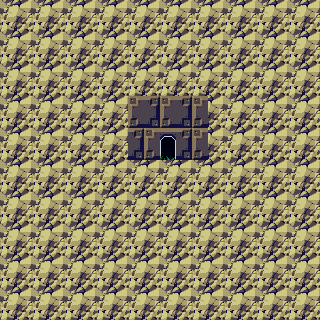

Tiled map render using the project's own tile images. Description and the whole map definition, tile-layer contents included, below:
An orthogonal 20x20 tile map with 16x16 px tiles, 2 tile layers (Capa de patrones 1, Capa de patrones 2), 6 tilesets and 5 objects (DISQUETE, HEALER, PLAYER, DOOR, CAMERA).

<map version="1.10" tiledversion="1.10.2" orientation="orthogonal" renderorder="right-down" width="20" height="20" tilewidth="16" tileheight="16" infinite="0" nextlayerid="4" nextobjectid="7">
 <tileset firstgid="1" source="PrtCave.tsx" />
 <tileset firstgid="81" source="NpcSym.tsx" />
 <tileset firstgid="381" source="CAMARA.tsx" />
 <tileset firstgid="383" source="NpcCemet.tsx" />
 <tileset firstgid="591" source="MyChar.tsx" />
 <tileset firstgid="750" source="PrtMimi.tsx" />
 <layer id="1" name="Capa de patrones 1" width="20" height="20">
  <data encoding="csv">
785,786,785,786,785,786,785,786,785,786,785,786,785,786,785,786,785,786,785,786,
801,802,801,802,801,802,801,802,801,802,801,802,801,802,801,802,801,802,801,802,
785,786,785,786,785,786,785,786,785,786,785,786,785,786,785,786,785,786,785,786,
801,802,801,802,801,802,801,802,801,802,801,802,801,802,801,802,801,802,801,802,
785,786,785,786,785,786,785,786,785,786,785,786,785,786,785,786,785,786,785,786,
801,802,801,802,801,802,801,802,801,802,801,802,801,802,801,802,801,802,801,802,
785,786,785,786,785,786,785,786,756,758,756,758,756,786,785,786,785,786,785,786,
801,802,801,802,801,802,801,802,772,774,772,774,772,802,801,802,801,802,801,802,
785,786,785,786,785,786,785,786,758,756,757,758,756,786,785,786,785,786,785,786,
801,802,801,802,801,802,801,802,774,772,776,774,772,802,801,802,801,802,801,802,
785,786,785,786,785,786,785,786,785,786,785,786,785,786,785,786,785,786,785,786,
801,802,801,802,801,802,801,802,801,802,801,802,801,802,801,802,801,802,801,802,
785,786,785,786,785,786,785,786,785,786,785,786,785,786,785,786,785,786,785,786,
801,802,801,802,801,802,801,802,801,802,801,802,801,802,801,802,801,802,801,802,
785,786,785,786,785,786,785,786,785,786,785,786,785,786,785,786,785,786,785,786,
801,802,801,802,801,802,801,802,801,802,801,802,801,802,801,802,801,802,801,802,
785,786,785,786,785,786,785,786,785,786,785,786,785,786,785,786,785,786,785,786,
801,802,801,802,801,802,801,802,801,802,801,802,801,802,801,802,801,802,801,802,
785,786,785,786,785,786,785,786,785,786,785,786,785,786,785,786,785,786,785,786,
801,802,801,802,801,802,801,802,801,802,801,802,801,802,801,802,801,802,801,802
</data>
 </layer>
 <objectgroup id="2" name="Capa de Objetos 1">
  <object id="1" name="DISQUETE" gid="107" x="176" y="160" width="16" height="16" />
  <object id="2" name="HEALER" gid="99" x="144" y="160" width="16" height="16" />
  <object id="5" name="PLAYER" gid="603" x="160" y="144" width="16" height="16" />
  <object id="3" name="DOOR" gid="115" x="160" y="160" width="16" height="16">
   <properties>
    <property name="W_HIDDEN" type="int" value="1" />
    <property name="W_M_NEXTX" type="int" value="464" />
    <property name="W_M_NEXTY" type="int" value="512" />
    <property name="W_NEXTMAP" type="int" value="4" />
   </properties>
  </object>
  <object id="6" name="CAMERA" gid="381" x="96" y="80" width="16" height="16" />
 </objectgroup>
 <layer id="3" name="Capa de patrones 2" width="20" height="20" opacity="0.5">
  <data encoding="csv">
0,0,0,0,0,0,0,0,0,0,0,0,0,0,0,0,0,0,0,0,
0,0,0,0,0,0,0,0,0,0,0,0,0,0,0,0,0,0,0,0,
0,0,0,0,0,0,0,0,0,0,0,0,0,0,0,0,0,0,0,0,
0,0,0,0,0,0,0,0,0,0,0,0,0,0,0,0,0,0,0,0,
0,0,0,0,0,0,0,0,0,0,0,0,0,0,0,0,0,0,0,0,
0,0,0,0,0,0,0,0,0,0,0,0,0,0,0,0,0,0,0,0,
0,0,0,0,0,0,0,0,0,0,0,0,0,0,0,0,0,0,0,0,
0,0,0,0,0,0,0,0,0,0,0,0,0,0,0,0,0,0,0,0,
0,0,0,0,0,0,0,0,0,0,0,0,0,0,0,0,0,0,0,0,
0,0,0,0,0,0,0,0,0,0,0,0,0,0,0,0,0,0,0,0,
0,0,0,0,0,0,0,0,0,0,0,0,0,0,0,0,0,0,0,0,
0,0,0,0,0,0,0,0,0,0,0,0,0,0,0,0,0,0,0,0,
0,0,0,0,0,0,0,0,0,0,0,0,0,0,0,0,0,0,0,0,
0,0,0,0,0,0,0,0,0,0,0,0,0,0,0,0,0,0,0,0,
0,0,0,0,0,0,0,0,0,0,0,0,0,0,0,0,0,0,0,0,
0,0,0,0,0,0,0,0,0,0,0,0,0,0,0,0,0,0,0,0,
0,0,0,0,0,0,0,0,0,0,0,0,0,0,0,0,0,0,0,0,
0,0,0,0,0,0,0,0,0,0,0,0,0,0,0,0,0,0,0,0,
0,0,0,0,0,0,0,0,0,0,0,0,0,0,0,0,0,0,0,0,
0,0,0,0,0,0,0,0,0,0,0,0,0,0,0,0,0,0,0,0
</data>
 </layer>
</map>
